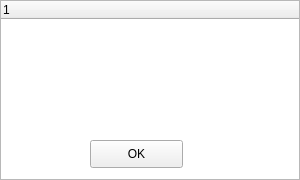
<?xml version="1.0" encoding="UTF-8"?>
<ui version="4.0">
 <class>RankWidget</class>
 <widget class="QWidget" name="RankWidget">
  <property name="geometry">
   <rect>
    <x>0</x>
    <y>0</y>
    <width>300</width>
    <height>180</height>
   </rect>
  </property>
  <property name="windowTitle">
   <string>Form</string>
  </property>
  <widget class="QTreeWidget" name="treeWidget">
   <property name="geometry">
    <rect>
     <x>0</x>
     <y>0</y>
     <width>300</width>
     <height>180</height>
    </rect>
   </property>
   <attribute name="headerDefaultSectionSize">
    <number>150</number>
   </attribute>
   <column>
    <property name="text">
     <string notr="true">1</string>
    </property>
   </column>
  </widget>
  <widget class="QPushButton" name="pushButton">
   <property name="geometry">
    <rect>
     <x>90</x>
     <y>140</y>
     <width>93</width>
     <height>28</height>
    </rect>
   </property>
   <property name="text">
    <string>OK</string>
   </property>
  </widget>
 </widget>
 <resources/>
 <connections/>
</ui>
